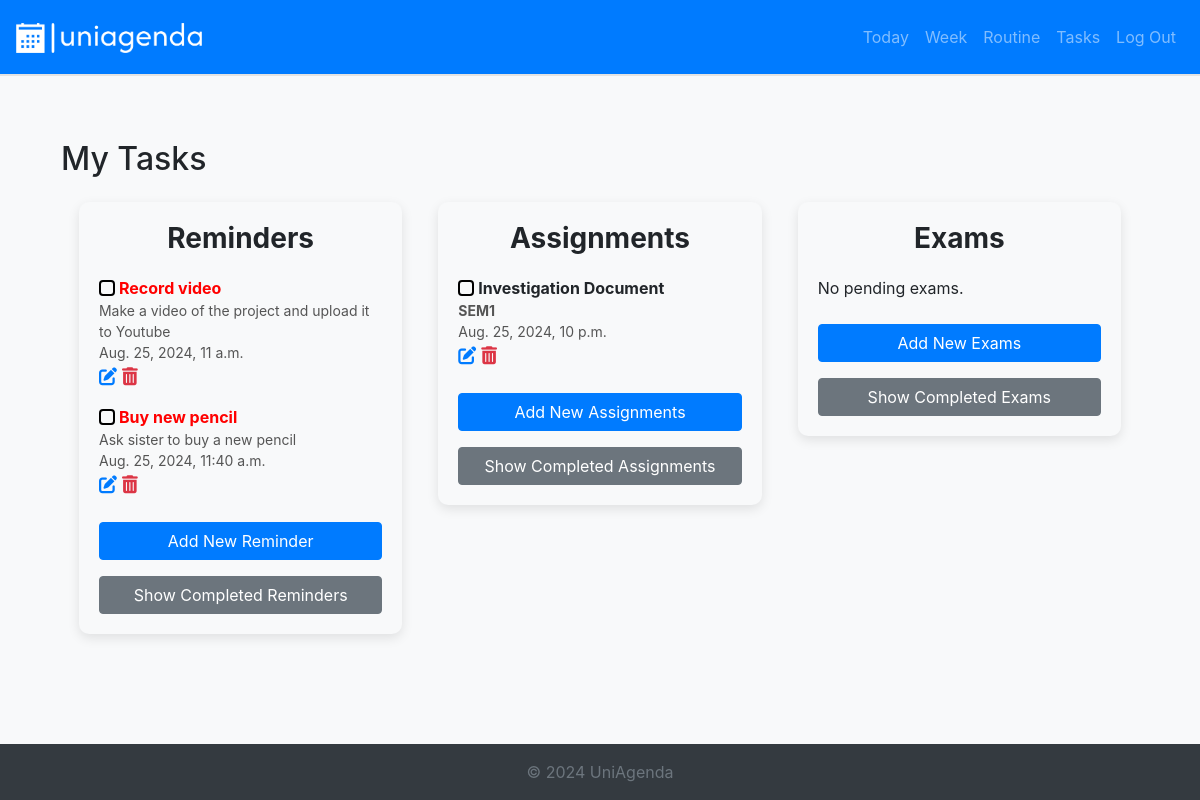
The page /task (signed in) on the database its author committed.
### schedule/models.py (models this page shows)
class Task(models.Model):
    user = models.ForeignKey(User, on_delete=models.CASCADE, related_name='tasks')
    type = models.CharField(max_length=10, choices=[
        ('Reminder', 'Reminder'),
        ('Assignment', 'Assignment'),
        ('Exam', 'Exam')
    ])
    routine = models.ForeignKey(Routine, on_delete=models.CASCADE, related_name='tasks', null=True)
    title = models.CharField(max_length=255)
    description = models.TextField(blank=True, null=True)
    due_date = models.DateTimeField()
    completed = models.BooleanField(default=False)

class Routine(models.Model):
    user = models.ForeignKey(User, on_delete=models.CASCADE, related_name='routines')
    type = models.CharField(max_length=8, choices=[
        ('Course', 'Course'),
        ('Activity', 'Activity')
    ])
    title = models.CharField(max_length=255)
    color = models.CharField(max_length=7)

### schedule/views.py (the view)
# urls.py: path("task", views.task, name="task"),
@login_required
def task(request):
    reminder_tasks = Task.objects.filter(user=request.user, type='Reminder').order_by('due_date')
    assignment_tasks = Task.objects.filter(user=request.user, type='Assignment').order_by('due_date')
    exam_tasks = Task.objects.filter(user=request.user, type='Exam').order_by('due_date')
    completed_reminders = reminder_tasks.filter(completed=True)
    incomplete_reminders = reminder_tasks.filter(completed=False)
    completed_assignments = assignment_tasks.filter(completed=True)
    incomplete_assignments = assignment_tasks.filter(completed=False)
    completed_exams = exam_tasks.filter(completed=True)
    incomplete_exams = exam_tasks.filter(completed=False)
    now = timezone.now()
    context = {
        'incomplete_reminders': incomplete_reminders,
        'completed_reminders': completed_reminders,
        'incomplete_assignments': incomplete_assignments,
        'completed_assignments': completed_assignments,
        'incomplete_exams': incomplete_exams,
        'completed_exams': completed_exams,
        'now': now
    }
    return render(request, 'schedule/task.html', context)

### schedule/templates/schedule/task.html (shortened to what this page needs)
{% extends "schedule/layout.html" %}
{% block body %}
<div class="container my-4">
    <h2 class="mb-4">My Tasks</h2>
    <div class="routine-container">
        <div class="routine-section">
            <h3 class="section-title">Reminders</h3>
            <div class="routine-list">
                <div id="reminder-tasks-not-completed">
                    {% for task in incomplete_reminders %}
                        <div class="routine-item" id="task-{{ task.id }}" data-type="reminder" data-due_date="{{ task.due_date|date:"Y-m-d\\TH:i:s" }}" {% if task.due_date|date:'Y-m-d H:i' < now|date:'Y-m-d H:i' %}style="color:red"{% endif %}>
                            <div class="routine-title">
                                <input type="checkbox" class="task-checkbox2" id="task-checkbox-{{ task.id }}" name="{{ task.id }}" {% if task.completed %}checked{% endif %} onclick="toggleTaskCompletion({{ task.id }})">
                                <div class="ml-1">{{ task.title }}</div>
                            </div>
                            <div class="routine-time">{{ task.description }}</div>
                            <div class="routine-time">{{ task.due_date }}</div>
                            <a class="boton boton-edit" href="{% url 'task/edit' task.id %}">
                                <i class="fas fa-edit"></i>
                            </a>
                            <a class="boton boton-delete" href="{% url 'task/delete' task.id %}">
                                <i class="fas fa-trash-alt"></i>
                            </a>
                        </div>
                    {% endfor %}
                </div>
                <a class="btn btn-primary btn-block mt-4 mb-3" href="{% url 'task/add' 'reminder' %}">Add New Reminder</a>
                <button class="btn btn-secondary btn-block" id="reminder-toggle" onclick="toggleVisibility('reminder')">Show Completed Reminders</button>
            </div>
        </div>
        <div class="routine-section">
            <h3 class="section-title">Assignments</h3>
            <div class="routine-list">
                <div id="assignment-tasks-not-completed">
                    {% for task in incomplete_assignments %}
                        <div class="routine-item" id="task-{{ task.id }}" data-type="assignment" data-due_date="{{ task.due_date|date:"Y-m-d\\TH:i:s" }}" >
                            <div class="routine-title">
                                <input type="checkbox" class="task-checkbox2" id="task-checkbox-{{ task.id }}" name="{{ task.id }}" {% if task.completed %}checked{% endif %} onclick="toggleTaskCompletion({{ task.id }})">
                                <div class="ml-1">{{ task.title }}</div>
                            </div>
                            <div class="routine-time"><strong>{{ task.routine.title }}</strong></div>
                            <div class="routine-time">{{ task.due_date }}</div>
                            <a class="boton boton-edit" href="{% url 'task/edit' task.id %}">
                                <i class="fas fa-edit"></i>
                            </a>
                            <a class="boton boton-delete" href="{% url 'task/delete' task.id %}">
                                <i class="fas fa-trash-alt"></i>
                            </a>
                        </div>
                    {% endfor %}
                </div>
                <a class="btn btn-primary btn-block mt-4 mb-3" href="{% url 'task/add' 'assignment' %}">Add New Assignments</a>
                <button class="btn btn-secondary btn-block" id="assignment-toggle" onclick="toggleVisibility('assignment')">Show Completed Assignments</button>
            </div>
        </div>
        <div class="routine-section">
            <h3 class="section-title">Exams</h3>
            <div class="routine-list">
                <div id="exam-tasks-not-completed">
                    <p id="exam-tasks-not-completed-empty">No pending exams.</p>
                </div>
                <a class="btn btn-primary btn-block mt-4 mb-3" href="{% url 'task/add' 'exam' %}">Add New Exams</a>
                <button class="btn btn-secondary btn-block" id="exam-toggle" onclick="toggleVisibility('exam')">Show Completed Exams</button>
        </div>
        </div>
    </div>
</div>
{% endblock %}

### schedule/static/schedule/styles.css (style rules this page uses)
html { height: 100%; box-sizing: border-box; }
body { background-color: #f8f9fa; height: 100%; box-sizing: border-box; display: flex; flex-direction: column; }
.task-checkbox2 { appearance: none; width: 16px; height: 16px; border: 2px solid black; border-radius: 4px; cursor: pointer; position: relative; background-color: transparent; }
.routine-container { display: flex; justify-content: space-around; align-items: flex-start; margin-top: 20px; }
.routine-section { width: 30%; background-color: #f8f9fa; border-radius: 10px; padding: 20px; box-shadow: 0 4px 12px rgba(0, 0, 0, 0.1); }
.section-title { text-align: center; font-weight: bold; margin-bottom: 20px; }
.routine-list { margin-bottom: 0px; }
.routine-item { margin-bottom: 15px; }
.routine-title { display: flex; align-items: center; font-size: 16px; font-weight: bold; }
.routine-time { font-size: 14px; color: #555; }
.boton { background-color: transparent; border: none; cursor: pointer; padding: 0; margin: 0; font-size: 18px; }
.boton-edit { color: #007bff; }
.boton-delete { color: #dc3545; }

### rows shown on the page
Task: title "Record video", description "Make a video of the project and upload it to Youtube", due_date "Aug. 25, 2024, 11 a.m."
Task: title "Buy new pencil", description "Ask sister to buy a new pencil", due_date "Aug. 25, 2024, 11:40 a.m."
Task: title "Investigation Document", routine "SEM1", due_date "Aug. 25, 2024, 10 p.m."
